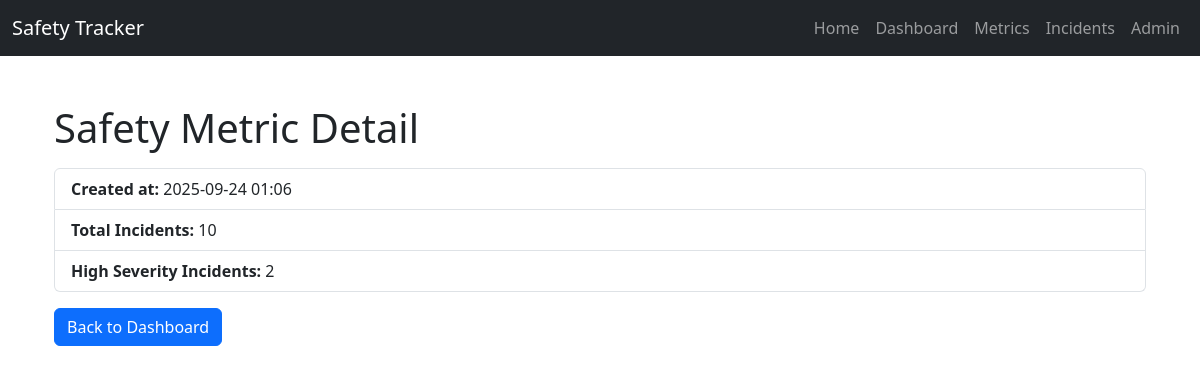
/dashboard/metrics/1/, run on the app's committed database.
### dashboard/models.py (models this page shows, shortened)
class SafetyMetric(models.Model):
    created_at = models.DateTimeField(auto_now_add=True)
    total_incidents = models.PositiveIntegerField()
    high_severity_incidents = models.PositiveIntegerField()

### dashboard/views.py (the view)
# urls.py: path('metrics/<int:pk>/', views.safety_metric_detail, name='safety_metric_detail'),
def safety_metric_detail(request, pk):
    metric = get_object_or_404(SafetyMetric, pk=pk)
    return render(request, 'dashboard/safety_metric_detail.html', {'metric': metric})

### dashboard/templates/dashboard/safety_metric_detail.html (shortened to what this page needs)
{% extends "base.html" %}
{% block content %}
<div class="container mt-5">
    <h1>Safety Metric Detail</h1>
    <ul class="list-group mt-3">
        <li class="list-group-item"><strong>Created at:</strong> {{ metric.created_at|date:"Y-m-d H:i" }}</li>
        <li class="list-group-item"><strong>Total Incidents:</strong> {{ metric.total_incidents }}</li>
        <li class="list-group-item"><strong>High Severity Incidents:</strong> {{ metric.high_severity_incidents }}</li>
    </ul>
    <a href="/dashboard/" class="btn btn-primary mt-3">Back to Dashboard</a>
</div>
{% endblock %}

### data on the page
SafetyMetric: created_at "2025-09-24 01:06", total_incidents "10", high_severity_incidents "2"
